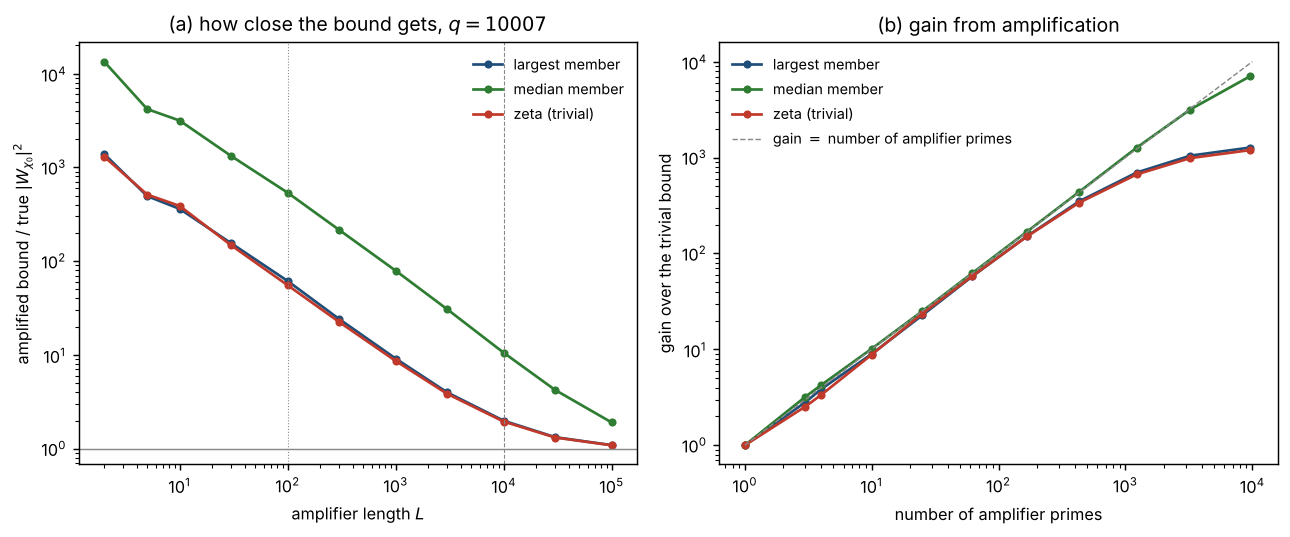

Write Python code to recreate this figure.
#!/usr/bin/env python3
"""Amplification: from the family to one member.

Family: Dirichlet characters chi_j mod q.  W_j = log of the partial Euler product of L(s, chi_j)
over p <= P at s = 1/2 + 14.1347i (as in character_family.py).  To bound one member chi_0:
  trivial:    |W_0|^2 <= sum_j |W_j|^2
  amplified:  A_j = |sum_{l <= L, l prime} conj(chi_0(l)) chi_j(l)|^2  (so A_0 = pi(L)^2), and
              |W_0|^2 <= sum_j A_j |W_j|^2 / A_0.
The gain trivial/amplified measures how much the amplifier isolates chi_0.
Caveat: the amplified moment sum_j A_j |W_j|^2 is computed here exactly from the W_j.  A proof
must estimate it from orthogonality alone, which is exact only while products l * p^k stay
below q (L * P < q); every run below is far outside that range (P = 1e5 > q).
Writes amplifier.json and amplifier.png.
"""
import json, math, os
import numpy as np
import matplotlib; matplotlib.use('Agg'); import matplotlib.pyplot as plt

t = 14.134725141734693; s = 0.5 + 1j * t
q = 10007; P = 100_000; K = 4
N = 200_000
sv = np.ones(N + 1, bool); sv[:2] = False
for i in range(2, int(N ** 0.5) + 1):
    if sv[i]: sv[i * i::i] = False
primes = np.nonzero(sv)[0]

def primroot(q):
    fac = [f for f in range(2, q) if (q - 1) % f == 0 and all(f % d for d in range(2, int(f ** 0.5) + 1))]
    for g in range(2, q):
        if all(pow(g, (q - 1) // f, q) != 1 for f in fac): return g
g = primroot(q); n = q - 1
dlog = np.zeros(q, np.int64); x = 1
for a in range(n): dlog[x] = a; x = x * g % q

ps = primes[(primes != q) & (primes <= P)]; ap = dlog[ps % q]
bins = np.zeros(n, complex)
for k in range(1, K + 1):
    np.add.at(bins, (k * ap) % n, np.exp(-k * s * np.log(ps.astype(float))) / k)
W = np.fft.fft(bins); W2 = np.abs(W) ** 2           # W[j] uses chi_j(g^a) = e^{-2 pi i j a/n}; any labelling works

targets = {'largest member': int(np.argmax(W2[1:]) + 1), 'median member': int(np.argsort(W2[1:])[len(W2) // 2] + 1),
           'zeta (trivial)': 0}
Ls = [2, 5, 10, 30, 100, 300, 1000, 3000, 10_000, 30_000, 100_000]
out = dict(q=q, P=P, t=t, family_mean_sq=float(W2.mean()), results={})
trivial = float(W2.sum())
for name, j0 in targets.items():
    rows = []
    for L in Ls:
        lp = primes[(primes <= L) & (primes != q)]
        b = np.zeros(n, complex); np.add.at(b, dlog[lp % q], 1.0)
        S = np.fft.fft(b)                                  # S[j] = sum_l chi_j(l)
        # A_j = |sum_l conj(chi_j0(l)) chi_j(l)|^2 = |S[(j - j0) mod n]|^2 with this labelling
        A = np.abs(np.roll(S, j0)) ** 2
        A0 = A[j0]
        bound = float(np.sum(A * W2) / A0)
        rows.append(dict(L=L, n_amp=int(len(lp)), A0=float(A0), mean_A=float(A.mean()), bound=bound,
                         true=float(W2[j0]), trivial=trivial, gain=trivial / bound, bound_over_true=bound / float(W2[j0])))
        print(name, json.dumps({k: round(v, 3) if isinstance(v, float) else v for k, v in rows[-1].items()}), flush=True)
    out['results'][name] = dict(j0=j0, rows=rows)
ROOT = os.path.dirname(os.path.abspath(__file__))
json.dump(out, open(os.path.join(ROOT, 'amplifier.json'), 'w'), indent=1)

plt.rcParams.update({'font.size': 9})
fig, (a1, a2) = plt.subplots(1, 2, figsize=(10, 4.2))
cols = {'largest member': '#1f4e79', 'median member': '#2e7d32', 'zeta (trivial)': '#c0392b'}
for name, d in out['results'].items():
    r = d['rows']; L = [x['L'] for x in r]
    a1.loglog(L, [x['bound_over_true'] for x in r], 'o-', ms=3.5, color=cols[name], label=name)
    a2.loglog([x['n_amp'] for x in r], [x['gain'] for x in r], 'o-', ms=3.5, color=cols[name], label=name)
a1.axhline(1, color='#888888', lw=0.8); a1.axvline(math.sqrt(q), color='#888888', lw=0.6, ls=':'); a1.axvline(q, color='#888888', lw=0.6, ls='--')
a1.set_xlabel('amplifier length $L$'); a1.set_ylabel('amplified bound / true $|W_{\\chi_0}|^2$')
a1.set_title(f'(a) how close the bound gets, $q={q}$'); a1.legend(frameon=False, fontsize=8)
nn = np.array([1, 1e4]); a2.loglog(nn, nn, '--', color='#888888', lw=0.8, label='gain $=$ number of amplifier primes')
a2.set_xlabel('number of amplifier primes'); a2.set_ylabel('gain over the trivial bound')
a2.set_title('(b) gain from amplification'); a2.legend(frameon=False, fontsize=8)
fig.tight_layout(); fig.savefig(os.path.join(ROOT, 'amplifier.png'), dpi=130, bbox_inches='tight')
